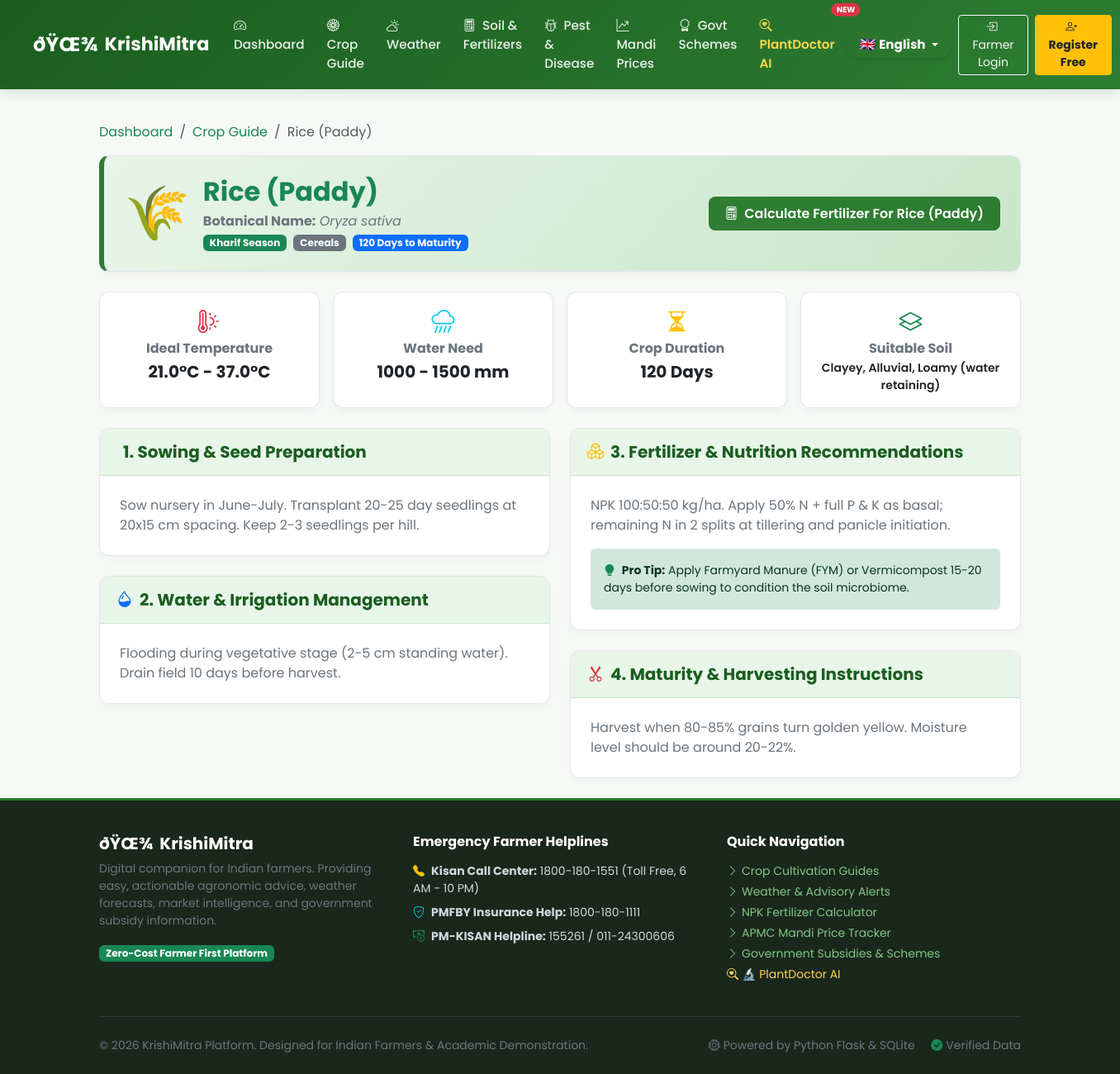
The page /crops/9 on the database its author committed.
### tables this page shows
CREATE TABLE crops (
    id INTEGER PRIMARY KEY AUTOINCREMENT,
    name TEXT NOT NULL,
    scientific_name TEXT,
    category TEXT NOT NULL,        -- Cereals, Pulses, Cash Crops, Oilseeds, Vegetables
    season TEXT NOT NULL,          -- Kharif, Rabi, Zaid
    suitable_soil TEXT NOT NULL,
    min_temp REAL NOT NULL,
    max_temp REAL NOT NULL,
    rainfall_mm TEXT NOT NULL,
    duration_days INTEGER NOT NULL,
    sowing_guide TEXT NOT NULL,
    irrigation_guide TEXT NOT NULL,
    fertilizer_guide TEXT NOT NULL,
    harvesting_guide TEXT NOT NULL,
    icon TEXT DEFAULT '🌾'
);

### app/routes/crops.py (the view)
@crops_bp.route('/<int:crop_id>')
def detail(crop_id):
    db = get_db()
    crop = db.execute("SELECT * FROM crops WHERE id = ?", (crop_id,)).fetchone()
    if not crop:
        return "Crop not found", 404
    return render_template('crops/detail.html', crop=crop)

### app/database/db.py (called while the page is built, shortened)
def get_db():
    if 'db' not in g:
        db_url = current_app.config.get('DATABASE_URL') or os.environ.get('DATABASE_URL')
        db_path = current_app.config.get('DATABASE', 'krishimitra.db')
        conn = sqlite3.connect(db_path)
        conn.row_factory = sqlite3.Row
        g.db = conn
        g.db_backend = 'sqlite'
    return g.db

### app/translations/languages.py (called while the page is built)
def get_translation(key: str, lang: str = 'en') -> str:
    if not lang or lang not in SUPPORTED_LANGUAGES:
        lang = 'en'
    entry = TRANSLATIONS.get(key)
    if not entry:
        return key
    return entry.get(lang, entry.get('en', key))

### app/templates/crops/detail.html (shortened to what this page needs)
{% extends "base.html" %}
{% block content %}
<div class="container py-4">
  <nav aria-label="breadcrumb" class="mb-3">
    <ol class="breadcrumb">
      <li class="breadcrumb-item"><a href="{{ url_for('main.dashboard') }}" class="text-success text-decoration-none">Dashboard</a></li>
      <li class="breadcrumb-item"><a href="{{ url_for('crops.index') }}" class="text-success text-decoration-none">Crop Guide</a></li>
      <li class="breadcrumb-item active" aria-current="page">{{ crop['name'] }}</li>
    </ol>
  </nav>
  <div class="farm-card p-4 mb-4" style="background: linear-gradient(135deg, #e8f5e9 0%, #c8e6c9 100%); border-left: 6px solid #2e7d32;">
    <div class="d-flex flex-column flex-md-row align-items-md-center justify-content-between gap-3">
      <div class="d-flex align-items-center gap-3">
        <span class="display-3">{{ crop['icon'] }}</span>
        <div>
          <h2 class="fw-bold text-success mb-1">{{ crop['name'] }}</h2>
          <p class="text-secondary mb-1">
            <strong>Botanical Name:</strong> <em>{{ crop['scientific_name'] }}</em>
          </p>
          <div class="d-flex gap-2">
            <span class="badge bg-success text-white px-2 py-1">{{ crop['season'] }} Season</span>
            <span class="badge bg-secondary text-white px-2 py-1">{{ crop['category'] }}</span>
            <span class="badge bg-primary text-white px-2 py-1">{{ crop['duration_days'] }} Days to Maturity</span>
          </div>
        </div>
      </div>
      <div>
        <a href="{{ url_for('soil.index') }}" class="btn btn-agri">
          <i class="bi bi-calculator me-1"></i> Calculate Fertilizer For {{ crop['name'] }}
        </a>
      </div>
    </div>
  </div>
  <div class="row g-3 mb-4">
    <div class="col-md-3">
      <div class="farm-card p-3 text-center h-100">
        <i class="bi bi-thermometer-sun text-danger fs-3 mb-1"></i>
        <h6 class="fw-bold text-secondary mb-1">Ideal Temperature</h6>
        <p class="fw-bold text-dark fs-5 mb-0">{{ crop['min_temp'] }}°C - {{ crop['max_temp'] }}°C</p>
      </div>
    </div>
    <div class="col-md-3">
      <div class="farm-card p-3 text-center h-100">
        <i class="bi bi-cloud-rain-heavy text-info fs-3 mb-1"></i>
        <h6 class="fw-bold text-secondary mb-1">Water Need</h6>
        <p class="fw-bold text-dark fs-5 mb-0">{{ crop['rainfall_mm'] }}</p>
      </div>
    </div>
    <div class="col-md-3">
      <div class="farm-card p-3 text-center h-100">
        <i class="bi bi-hourglass-split text-warning fs-3 mb-1"></i>
        <h6 class="fw-bold text-secondary mb-1">Crop Duration</h6>
        <p class="fw-bold text-dark fs-5 mb-0">{{ crop['duration_days'] }} Days</p>
      </div>
    </div>
    <div class="col-md-3">
      <div class="farm-card p-3 text-center h-100">
        <i class="bi bi-layers text-success fs-3 mb-1"></i>
        <h6 class="fw-bold text-secondary mb-1">Suitable Soil</h6>
        <p class="small fw-semibold text-dark mb-0">{{ crop['suitable_soil'] }}</p>
      </div>
    </div>
  </div>
  <div class="row g-4">
    <div class="col-lg-6">
      <div class="farm-card mb-4">
        <div class="card-header-agri">
          <h5 class="fw-bold mb-0">1. Sowing & Seed Preparation</h5>
        </div>
        <div class="p-4">
          <p class="text-secondary mb-0 leading-relaxed">{{ crop['sowing_guide'] }}</p>
        </div>
      </div>
      <div class="farm-card">
        <div class="card-header-agri">
          <h5 class="fw-bold mb-0"><i class="bi bi-droplet-half me-2 text-primary"></i>2. Water & Irrigation Management</h5>
        </div>
        <div class="p-4">
          <p class="text-secondary mb-0 leading-relaxed">{{ crop['irrigation_guide'] }}</p>
        </div>
      </div>
    </div>
    <div class="col-lg-6">
      <div class="farm-card mb-4">
        <div class="card-header-agri">
          <h5 class="fw-bold mb-0"><i class="bi bi-boxes me-2 text-warning"></i>3. Fertilizer & Nutrition Recommendations</h5>
        </div>
        <div class="p-4">
          <p class="text-secondary mb-3 leading-relaxed">{{ crop['fertilizer_guide'] }}</p>
          <div class="alert alert-success border-0 small mb-0">
            <i class="bi bi-lightbulb-fill text-success me-1"></i>
            <strong>Pro Tip:</strong> Apply Farmyard Manure (FYM) or Vermicompost 15-20 days before sowing to condition the soil microbiome.
          </div>
        </div>
      </div>
      <div class="farm-card">
        <div class="card-header-agri">
          <h5 class="fw-bold mb-0"><i class="bi bi-scissors me-2 text-danger"></i>4. Maturity & Harvesting Instructions</h5>
        </div>
        <div class="p-4">
          <p class="text-secondary mb-0 leading-relaxed">{{ crop['harvesting_guide'] }}</p>
        </div>
      </div>
    </div>
  </div>
</div>
{% endblock %}

### app/static/css/style.css (style rules this page uses)
body { top: 0px !important; }
:root { --primary-green: #2e7d32; --primary-dark: #1b5e20; --primary-light: #4caf50; --accent-gold: #f9a825; --earth-brown: #5d4037; --bg-light: #f7f9f6; --card-bg: #ffffff; --text-dark: #263238; --text-muted: #607d8b; --border-color: #e0e6ed; --success-color: #2e7d32; --warning-color: #ef6c00; --danger-color: #c62828; }
body { font-family: 'Poppins', -apple-system, BlinkMacSystemFont, "Segoe UI", Roboto, sans-serif; background-color: var(--bg-light); color: var(--text-dark); min-height: 100vh; display: flex; flex-direction: column; }
.farm-card { background: var(--card-bg); border: 1px solid var(--border-color); border-radius: 12px; box-shadow: 0 4px 10px rgba(0, 0, 0, 0.03); transition: transform 0.2s ease, box-shadow 0.2s ease; overflow: hidden; }
.card-header-agri { background-color: #e8f5e9; border-bottom: 1px solid #c8e6c9; color: var(--primary-dark); font-weight: 600; padding: 1rem 1.25rem; }
.btn-agri { background-color: var(--primary-green); color: #ffffff; font-weight: 600; border: none; border-radius: 8px; padding: 0.55rem 1.25rem; transition: background-color 0.2s; }

### rows shown on the page
crops: name "Rice (Paddy)", icon "🌾", scientific_name "Oryza sativa", season "Kharif", category "Cereals", duration_days "120", min_temp "21.0", max_temp "37.0", rainfall_mm "1000 - 1500 mm", suitable_soil "Clayey, Alluvial, Loamy (water retaining)", sowing_guide "Sow nursery in June-July. Transplant 20-25 day seedlings at 20x15 cm spacing. Keep 2-3 seedlings per hill.", irrigation_guide "Flooding during vegetative stage (2-5 cm standing water). Drain field 10 days before harvest.", fertilizer_guide "NPK 100:50:50 kg/ha. Apply 50% N + full P & K as basal; remaining N in 2 splits at tillering and panicle initiation.", harvesting_guide "Harvest when 80-85% grains turn golden yellow. Moisture level should be around 20-22%."

### other values the page prints
{{ t('nav_dashboard') }} "Dashboard"
{{ t('nav_crops') }} "Crop Guide"
{{ t('nav_weather') }} "Weather"
{{ t('nav_soil') }} "Soil & Fertilizers"
{{ t('nav_diseases') }} "Pest & Disease"
{{ t('nav_market') }} "Mandi Prices"
{{ t('nav_schemes') }} "Govt Schemes"
{{ t('nav_plantdoctor') }} "PlantDoctor AI"
{{ t('nav_login') }} "Farmer Login"
{{ t('nav_register') }} "Register Free"
